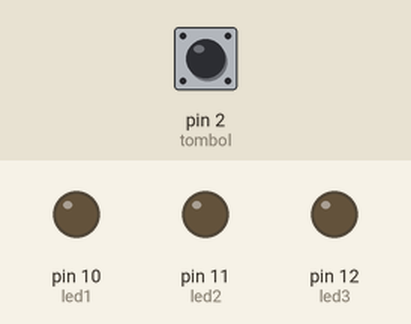
Bench run of a sketch on a simulated Arduino Uno, built with avr-gcc and run on an emulated ATmega328P. On the bench: output pins drawn as LEDs (lit = HIGH). The test bench sets the inputs (shaded band); at power-on: pin 2 (tombol) HIGH.

Above: at 1.2 s.
1.3 s: pin 2 (tombol) pulled LOW for 0.15 s
At 1.81 s:
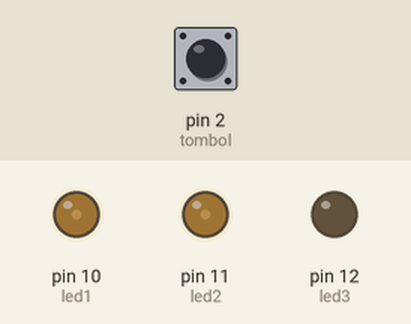
At 3.9 s:
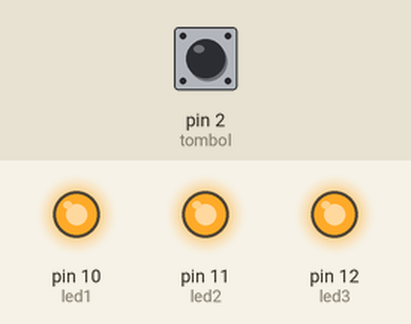
4.3 s: pin 2 (tombol) pulled LOW for 3.2 s
At 4.56 s:
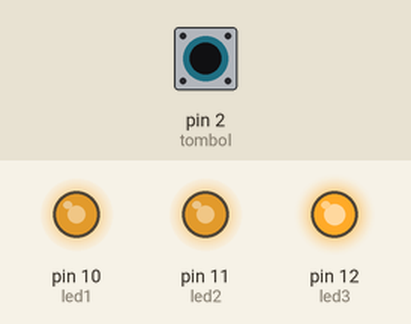
Timing chart, 0 to 13.2 s (numbered marks = the images above; inputs shaded):
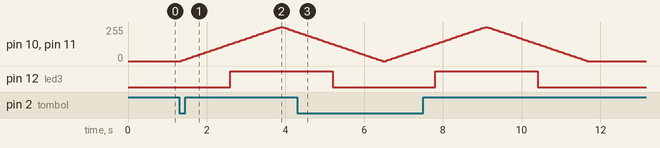

The sketch:

4c2.ino
```cpp
int led1 = 10;
int led2 = 11;
int led3 = 12;
int i;
int tombol=2;

void setup(){
  pinMode(led1,OUTPUT);
  pinMode(led2,OUTPUT);
  pinMode(led3,OUTPUT);
  pinMode(tombol,INPUT);
}
void loop(){
  if(digitalRead(tombol)==LOW){
    for(i=0; i<=255; i+=5){
      analogWrite(led1,i);
      analogWrite(led2,i);
      analogWrite(led3,i);
      delay(50);
    }
    for(i=255; i>=0; i-=5){
      analogWrite(led1,i);
      analogWrite(led2,i);
      analogWrite(led3,i);
      delay(50);
    }
  }
}
```

Measured:
- after the input at 1.3 s, pin 10 (led1), pin 11 (led2): rises from 0/255 to 255/255 in 2.5 s, then falls to 220/255 in 0.40 s; pin 12 (led3): LOW → HIGH after 1.3 s
